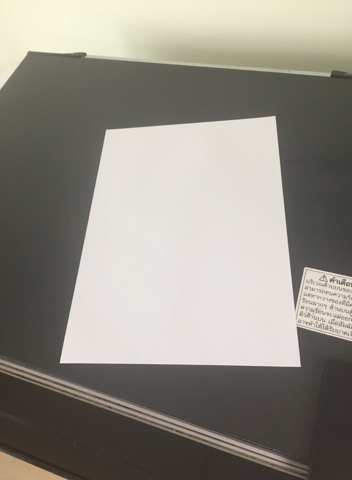
#> input picture img/1.jpg, 352 x 480 px, given in place of 3.jpg, which was not available
$ python Measuring_size.py   (older library calls are emulated)
#> lines starting #> are read from the running program, lines starting #| are printed output that depends on the picture; after the words box and inside, x2 and y2 are one past the last pixel; in counts of white or black regions, pixels touching at a corner belong together; long printed decimals are rounded; pictures that were not available may be replaced by others from this repository, and a replacement may not be noted
### rect.py
import numpy as np


def rectify(h):
    h = h.reshape((4, 2))
    h_new = np.zeros((4, 2), dtype=np.float32)
    hnewCompare = sorted(h, key=lambda x: x[1])
    if hnewCompare[0][0] < hnewCompare[1][0]:
        h_new[0] = hnewCompare[0]
        h_new[1] = hnewCompare[1]
    else:
        h_new[0] = hnewCompare[1]
        h_new[1] = hnewCompare[0]

    if hnewCompare[2][0] < hnewCompare[3][0]:
        h_new[3] = hnewCompare[2]
        h_new[2] = hnewCompare[3]
    else:
        h_new[3] = hnewCompare[3]
        h_new[2] = hnewCompare[2]
    return h_new

### colorExtraction.py
import numpy as np
from numpy import linalg as LA
from cv2 import *


def clustering(obj):
    height, width, _ = obj.shape
    class_color = 0

    color_set = list()
    for i in range(0, 20):
        for j in range(0, 20):
            roi = obj[0 + (round(height * 0.05) * i):(round(height * 0.05) + (round(height * 0.05) * i)) \
                , 0 + (round(width * 0.05) * j):(round(width * 0.05)) + (round(width * 0.05) * j)]
            b, g, r, _ = np.uint8(cv2.mean(roi))
            if class_color == 0:
                color_set.append([b, g, r])
                class_color = class_color + 1
                continue
            check_class = 0
            for k in range(0, len(color_set)):
                norm_color = LA.norm(np.asarray(color_set[k]) - [int(b), int(g), int(r)])
                if norm_color < 50:
                    tmp = (np.asarray(color_set[k]) + [int(b), int(g), int(r)]) / 2
                    color_set[k] = list(tmp)
                    check_class = 1
                    break

            if check_class == 0:
                color_set.append([b, g, r])

    return color_set

### Measuring_size.py
import numpy as np
from numpy import linalg as LA
import cv2
import math
import rect
import colorExtraction
from cv2 import *

# initialize the camera

while True:
    try:
        num = int(input('Input image:'))
        break
    except ValueError:
        print("Not a number")
#> this loop made 1 pass; the answer given on pass 1: 3

image = cv2.imread('img/' + str(num) + '.jpg')
#> image is the input picture: shape (480, 352, 3); mean B, G, R 133.5, 142.3, 146.1
image = cv2.resize(image, (800, 469))
#> image: shape (469, 800, 3)
orig = image.copy()
cv2.imshow("orig.jpg", orig)
cv2.waitKey(0)
cv2.destroyAllWindows()

# convert to grayscale and blur to smooth
gray = cv2.cvtColor(image, cv2.COLOR_BGR2GRAY)
blurred = cv2.GaussianBlur(gray, (7, 7), 0)

# apply Canny Edge Detection
edged = cv2.Canny(blurred, 0, 50)
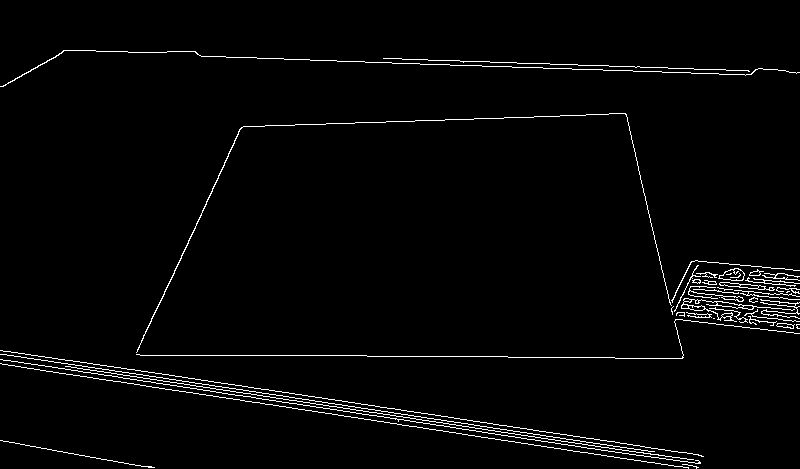
#> edged: shape (469, 800); 2.3% white in thin lines or dots, all inside (x1, y1, x2, y2) = (0, 50, 800, 469)
edged = cv2.dilate(edged, None, iterations=1)
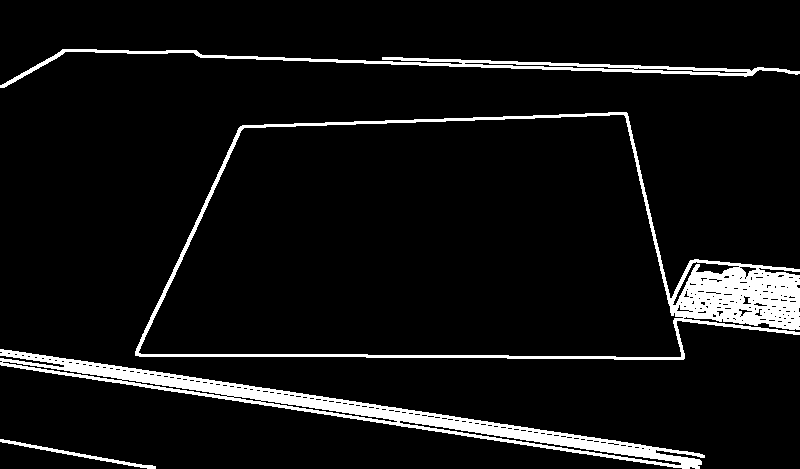
#> edged: shape (469, 800); 7% white; 4 white regions

# find the contours in the edged image, keeping only the
# largest ones, and initialize the screen contour
_, contours, hierarchy = cv2.findContours(edged, cv2.RETR_LIST, cv2.CHAIN_APPROX_NONE)
#> contours = 217 contours, 195 with area under 20; largest, box (x1, y1, x2, y2) and area: (135, 112, 800, 360) 118778, (138, 114, 684, 358) 108277, (0, 349, 705, 469) 11354, (0, 49, 800, 88) 3165, (399, 420, 682, 466) 809
contours = sorted(contours, key=cv2.contourArea, reverse=True)

# get approximate contour
target = None
for c in contours:
    p = cv2.arcLength(c, True)
    approx = cv2.approxPolyDP(c, 0.02 * p, True)
    # areaContour2 = cv2.contourArea(c)
    if len(approx) == 4 and cv2.contourArea(c)/(800 * 469) > 0.1:
        # print(str(areaContour2))
        target = approx
        print(cv2.contourArea(c))
        print(800*469)
        print(cv2.contourArea(c)/(800 * 469))
        break
#> this loop made 2 passes
#> (p, target) on pass 2: (1489, [[680, 357], [138, 352], [244, 127], [623, 114]])
#> p on pass 1: 2158.2
#| 108277.0
#| 375200
#| 0.2886

# mapping target point
# ts to 800x800 quadrilateral3

# scale A4 is 0.709402 (567.5214x800)
if target is None:
    print("Marker can not be detected")
    blank_image = np.zeros((800, 568, 3), np.uint8)
    cv2.putText(blank_image, "Marker can not be detected", \
                (45, 390), cv2.FONT_HERSHEY_PLAIN, 2, (255, 0, 255), 2)
    cv2.imshow("output.jpg", blank_image)
    cv2.waitKey(0)
    cv2.destroyAllWindows()
else:
    wA4scale = 568
    approx = rect.rectify(target)
#> in rectify, `h = h.reshape((4, 2))`: h = [[680, 357], [138, 352], [244, 127], [623, 114]]
#> in rectify, `hnewCompare = sorted(h, key=lambda x: x[1])`: hnewCompare = [[623, 114], [244, 127], [138, 352], [680, 357]]
#> approx = [[244, 127], [623, 114], [680, 357], [138, 352]]
    pts2 = np.float32([[0, 0], [wA4scale, 0], [wA4scale, 800], [0, 800]])
    M = cv2.getPerspectiveTransform(approx, pts2)
#> M = [[2.38, 1.12, -723.5], [0.256, 7.45, -1009], [0.000379, 0.00287, 1]]
    dst = cv2.warpPerspective(orig, M, (wA4scale, 800))
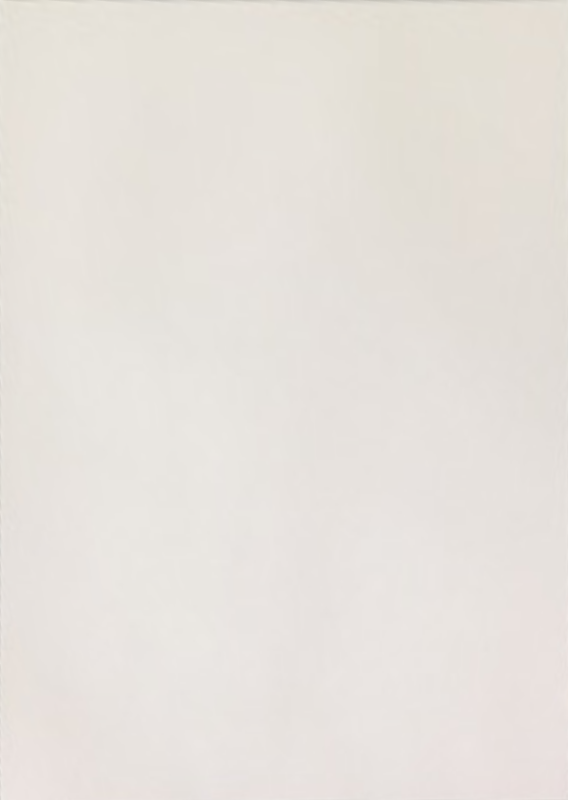
#> dst: shape (800, 568, 3); mean B, G, R 220.4, 225.7, 230.6

    cv2.drawContours(image, [target], -1, (0, 255, 0), 2)
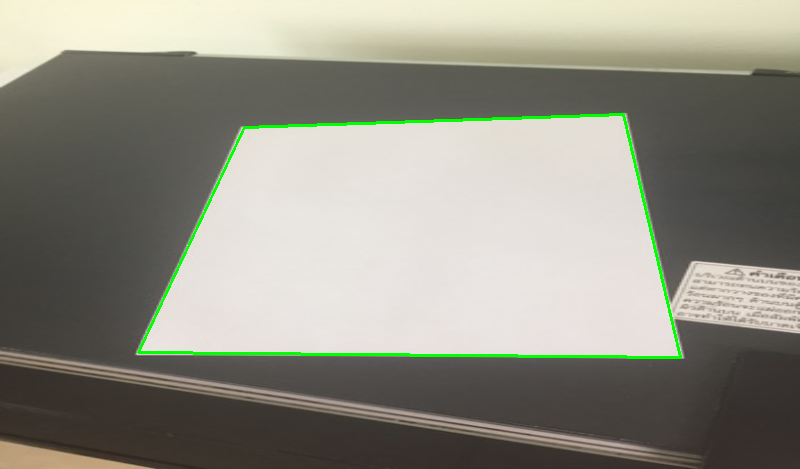
#> image: shape (469, 800, 3); mean B, G, R 131.2, 142.8, 143.7
    realDst = dst.copy()
    dst = cv2.cvtColor(dst, cv2.COLOR_BGR2GRAY)
#> dst: shape (800, 568)

    tophatKenel = cv2.getStructuringElement(cv2.MORPH_RECT, (40, 40))
#> tophatKenel: shape (40, 40); every value is 1
    tophat = cv2.morphologyEx(dst, cv2.MORPH_TOPHAT, tophatKenel)
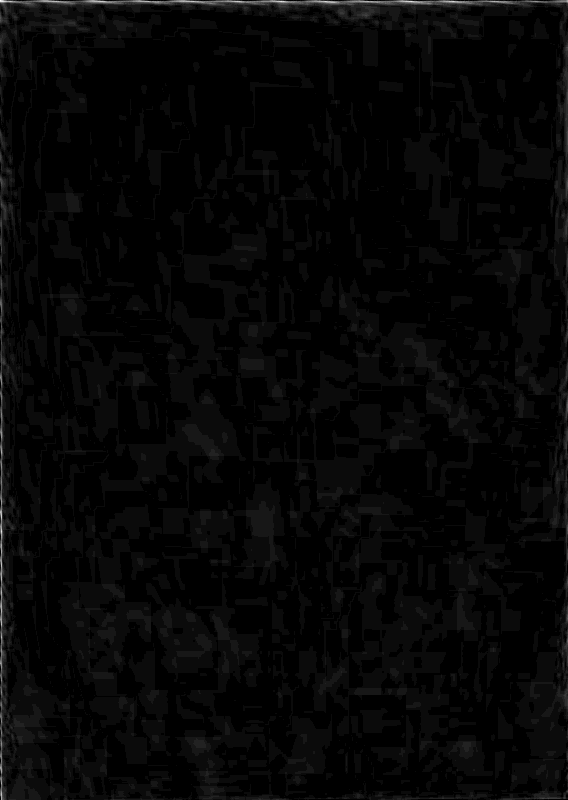
#> tophat: shape (800, 568); min 0, max 22, mean 0.5; drawn with min black and max white

    # using thresholding on warped image to get scanned effect
    minThd = math.floor(8 + np.std(tophat))
#> minThd = 8
    _, th_tophat = cv2.threshold(tophat, minThd, 255, cv2.THRESH_BINARY_INV)
#> th_tophat: shape (800, 568); 99.7% white; black in thin lines or dots
    _, thOtsu = cv2.threshold(dst, 0, 255, cv2.THRESH_OTSU)
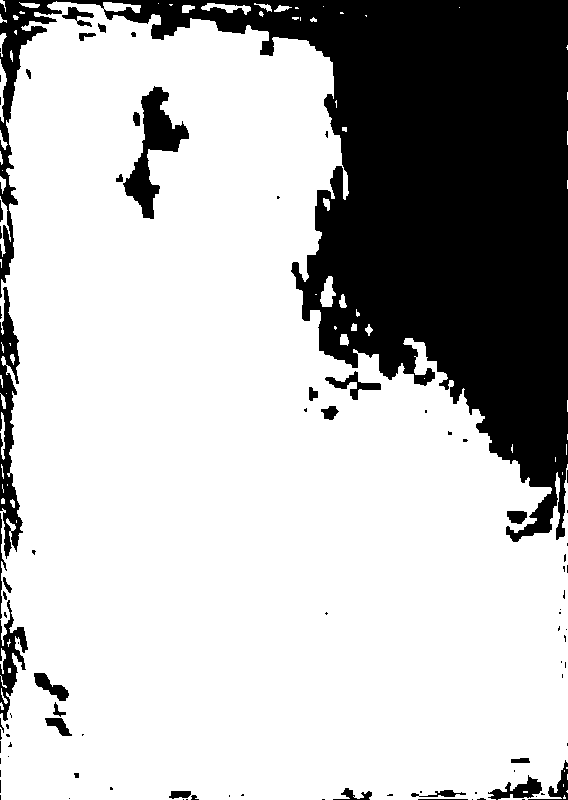
#> thOtsu: shape (800, 568); 73.1% white; 91 black regions (59 under 20 px)

    ellipseKenel = cv2.getStructuringElement(cv2.MORPH_ELLIPSE, (5, 5))
#> ellipseKenel = [[0, 0, 1, 0, 0], [1, 1, 1, 1, 1], [1, 1, 1, 1, 1], [1, 1, 1, 1, 1], [0, 0, 1, 0, 0]]
    th_final = cv2.bitwise_not(th_tophat) + cv2.bitwise_not(thOtsu)
    imagem = cv2.morphologyEx(th_final, cv2.MORPH_OPEN, ellipseKenel)
    imagem = cv2.erode(imagem, None, iterations=1)
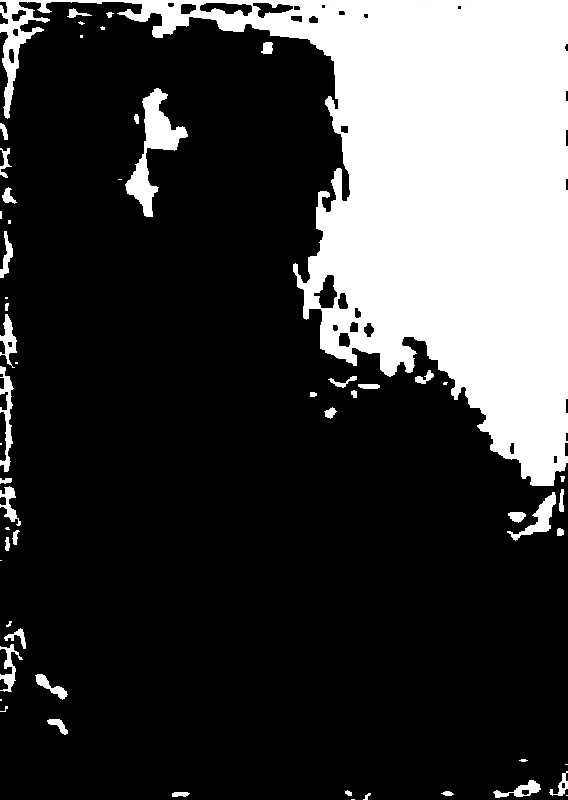
#> imagem: shape (800, 568); min 0, max 255, mean 62.7

    _, contours, hierarchy = cv2.findContours(imagem, cv2.RETR_TREE, cv2.CHAIN_APPROX_NONE)
#> contours = 84 contours, 26 with area under 20; largest, box (x1, y1, x2, y2) and area: (0, 0, 568, 486) 104138, (125, 88, 188, 217) 2334, (507, 492, 556, 541) 590, (0, 366, 14, 472) 488, (313, 274, 338, 309) 478
    check_detect = 0
    idcontour = 0
    for c in contours:
        areaContour = cv2.contourArea(c)
        x, y, w, h = cv2.boundingRect(c)
        areaRect = w * h
        aspectAre = areaRect / (568 * 800)
        if areaContour / areaRect > 0.1 and (
                x != 0 and y != 0 and (x + w - 1) != 567 and (y + h - 1) != 799) and aspectAre > 0.005 \
                and hierarchy[0][idcontour][3] == -1:
            roi = realDst[y:y + h, x:x + w]
#> (the run stopped early here; a loop or call above may not have finished)
